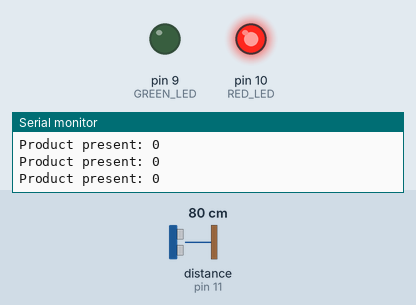
The sketch below on a simulated Arduino Uno, built with avr-gcc and run on an emulated ATmega328P. Parts: output pins drawn as LEDs (lit = HIGH), the last lines printed to the serial monitor. Wiring (inferred from the names in the program): ultrasonic range finder: trigger pin 12; echo pin 11. The inputs (shaded band) are chosen by the test bench; at power-on: distance to the obstacle (sensor on pin 11) 80 cm. The echo pulse lasts 58.3 µs per cm; pins used as bus, display or sensor lines are not drawn.

Above: at 2.2 s.
2.3 s: distance to the obstacle (sensor on pin 11) set to 12 cm
3.8 s: distance to the obstacle (sensor on pin 11) set to 9 cm
At 5.3 s:
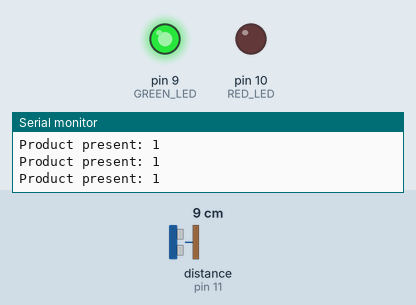
5.6 s: distance to the obstacle (sensor on pin 11) set to 18 cm
At 6.9 s:
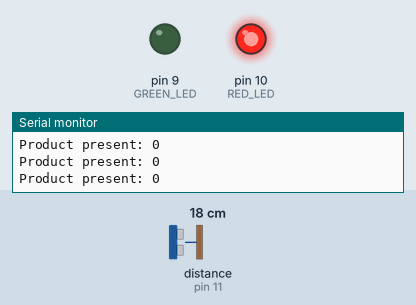
7.2 s: distance to the obstacle (sensor on pin 11) set to 2 cm
At 8.7 s:
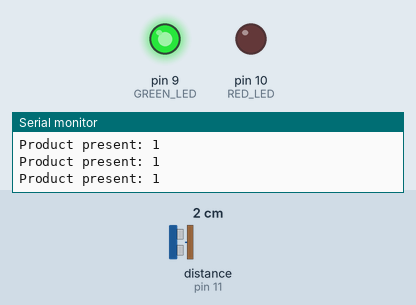
Timing chart, 0 to 9.8 s (numbered marks = the images above; inputs shaded):
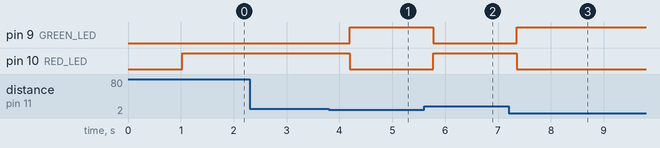

Measured:
- the behaviour switches between 11 and 10 cm on distance to the obstacle (sensor on pin 11) (found by bisection; images 0 and 1)
- after the input at 3.8 s, pin 9 (GREEN_LED): LOW → HIGH after 0.40 s; pin 10 (RED_LED): HIGH → LOW after 0.40 s
- after the input at 5.6 s, pin 9 (GREEN_LED): HIGH → LOW after 0.18 s; pin 10 (RED_LED): LOW → HIGH after 0.18 s
- after the input at 7.2 s, pin 9 (GREEN_LED): LOW → HIGH after 0.16 s; pin 10 (RED_LED): HIGH → LOW after 0.16 s

The sketch:

sketch_jul25a.ino
```cpp
#include "SR04.h"
#define TRIG_PIN 12
#define ECHO_PIN 11
#define RED_LED 10
#define GREEN_LED 9

SR04 sr04 = SR04(ECHO_PIN, TRIG_PIN);

void setup() {
  pinMode(RED_LED, OUTPUT);
  pinMode(GREEN_LED, OUTPUT);
  Serial.begin(9600);
  delay(1000);
}


long distanceResult() {
  long distance = sr04.Distance();
  return distance;
}

bool productPresent(long distance) {
  long thresholdNoProduct = 10;
  if (distance >= thresholdNoProduct) {
    digitalWrite(RED_LED, HIGH);
    digitalWrite(GREEN_LED, LOW);
    return false; // Product not present
  } else {
    digitalWrite(GREEN_LED, HIGH);
    digitalWrite(RED_LED, LOW);
    return true; // Product present
  }
}

void loop() {
  long distance = distanceResult();
  bool currentProductState = productPresent(distance);
  Serial.print("Product present: ");
  Serial.println(currentProductState);
  delay(500);
}
```

SR04.cpp
```cpp
#include "SR04.h"

SR04::SR04(int echoPin, int triggerPin) {
    _echoPin = echoPin;
    _triggerPin = triggerPin;
    pinMode(_echoPin, INPUT);
    pinMode(_triggerPin, OUTPUT);
    _autoMode = false;
    _distance = 999;
}


long SR04::Distance() {
    long d = 0;
    _duration = 0;
    digitalWrite(_triggerPin, LOW);
    delayMicroseconds(2);
    digitalWrite(_triggerPin, HIGH);
    delayMicroseconds(10);
    digitalWrite(_triggerPin, LOW);
    delayMicroseconds(2);
    _duration = pulseIn(_echoPin, HIGH, PULSE_TIMEOUT);
    d = MicrosecondsToCentimeter(_duration);
    delay(25);
    return d;
}

long SR04::DistanceAvg(int wait, int count) {
    long min, max, avg, d;
    min = 999;
    max = 0;
    avg = d = 0;

    if (wait < 25) {
        wait = 25;
    }

    if (count < 1) {
        count = 1;
    }

    for (int x = 0; x < count + 2; x++) {
        d = Distance();

        if (d < min) {
            min = d;
        }

        if (d > max) {
            max = d;
        }

        avg += d;
    }

    // substract highest and lowest value
    avg -= (max + min);
    // calculate average
    avg /= count;
    return avg;
}

void SR04::Ping() {
    _distance = Distance();
}

long SR04::getDistance() {
    return _distance;
}

long SR04::MicrosecondsToCentimeter(long duration) {
    long d = (duration * 100) / 5882;
    //d = (d == 0)?999:d;
    return d;
}
```

SR04.h
```cpp
#ifndef SR04_H
#define SR04_H

#if defined(ARDUINO) && ARDUINO >= 100
	#include "Arduino.h"
#else
	#include "WProgram.h"
#endif
//#include "pins_arduino.h"

#include <inttypes.h>

#define PULSE_TIMEOUT 150000L	// 100ms
#define DEFAULT_DELAY 10
#define DEFAULT_PINGS 5
class SR04 {
public:

	/**
	* Constructor
	* Ultrasonic sensor SR04, four connections pins
	* VCC, ECHO, TRIGGER, GND
	* <br>
	* \param echoPin digital INPUT-Pin for measuring distance
	* \param triggerPin if 10us high a trigger signal is generated from
	*					SR04
	*
	* \return void
	*/
	SR04(int echoPin, int triggerPin);

	/**
	* Do a measurment for this sensor. Return distance as long
	* in centimenter
	* \return long distance in centimeter
	*/
	long Distance();

	/**
	* Do count measurents and calculate the average.
	* To avoid defilement from ow/high peaks, min/max values
	* are substracted from the average
	*
	* \param wait delay between measurements, default = DEFAULT_DELAY/ms
	* \param count number of measurements, default DEFAULT_PINGS
	* \return long distance in centimeter
	**/
	long DistanceAvg(int wait=DEFAULT_DELAY, int count=DEFAULT_PINGS);

	/**
	* Do only a ping. Get result with methode getDistance()
	*
	* \param keine
	*/
	void Ping() ;

	/**
	* return latest distance. Methode Ping() should be called before
	* \param keine
	* \return Distanz in Zentimeter
	*/
	long getDistance();


private:
	/**
	* Do the measurement calculation and return result in centimeter
	* SR04 measure echo time to obstacle and return way.
	* <br>
	* Sound travels with 340m/sec
	* <br>
	* Example: Obstace 100cm away from SR04. Measure time is 100cm to
	* obstacle and 100cm return = 200cm
	* <br>
	* 1sec = 1000ms = 1.000.000uS
	* 1.000.000 / 340 = Distance in microseconds for 100cm
	* 2941uS fuer 100cm = 5882 uS fuer 200cm
	*
	* duration / 5882 * 100 = distance in cm
	*/
	long MicrosecondsToCentimeter(long duration);

	long _currentDistance;
	int _echoPin, _triggerPin;
	long _duration, _distance;
	bool _autoMode;
};
#endif
```
